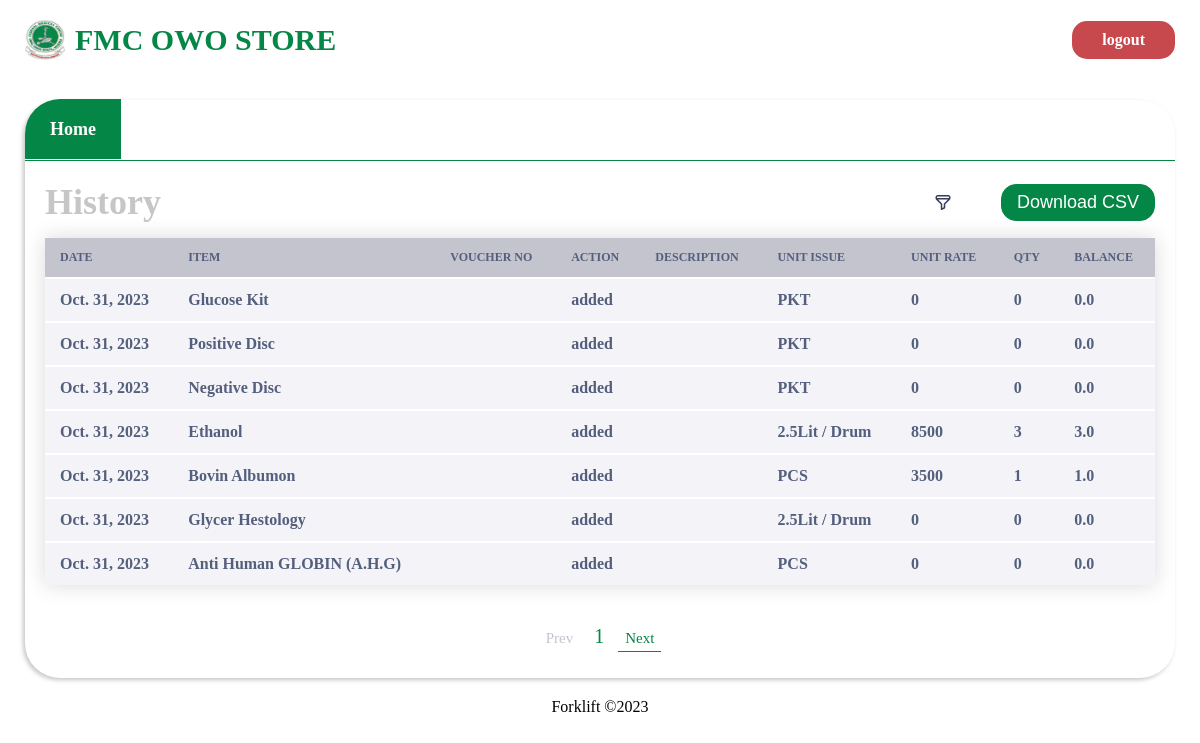
The page /history/ (signed in) on the database as committed earlier.
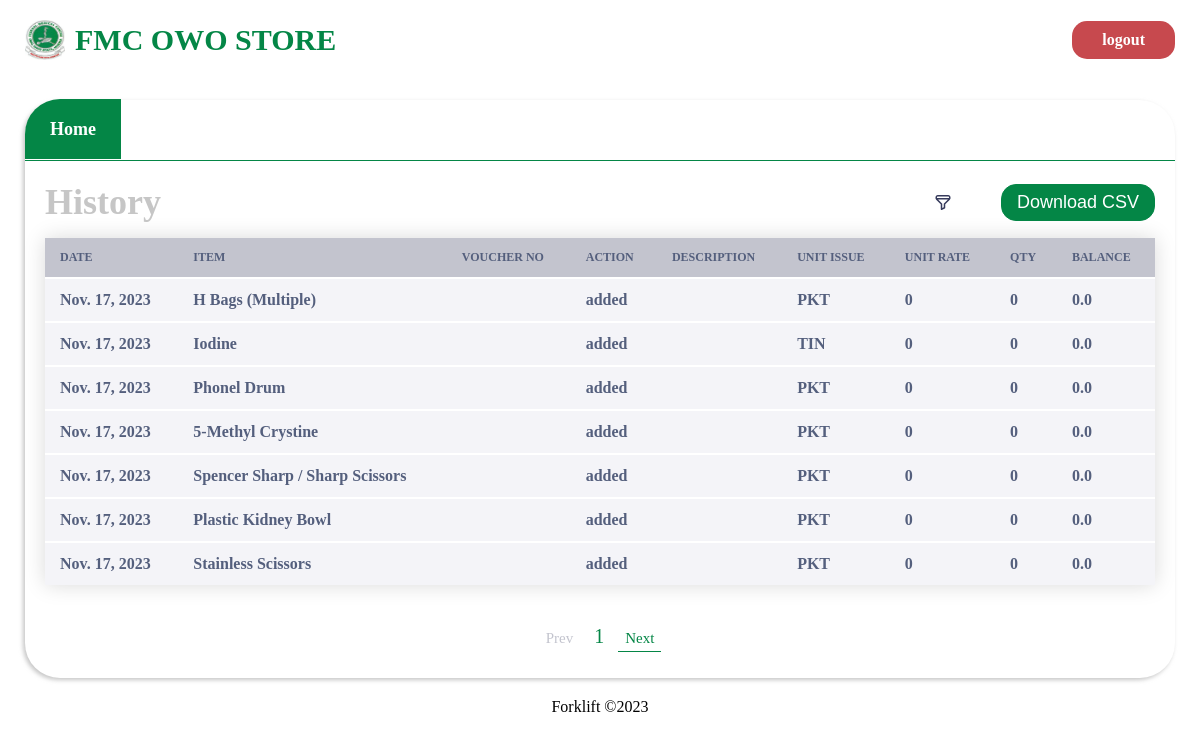
The same page on the database as committed later.
### store/models.py (models this page shows, shortened)
class History(models.Model):
    DEPT = (("MH", "microhistory"),
            ("HM", "heamhistory"),
            ("CH", "chemhistory"),
            ("HH", "histohistory")
            )
    item_id = models.CharField(max_length=500)
    date_created = models.DateTimeField(auto_now=True)
    dateCreated = models.DateField(auto_now=True)
    item_name = models.CharField(max_length=500)
    voucher_no = models.CharField(max_length=50, blank=True, null=True)
    description = models.CharField(max_length=500, null=True, blank=True)
    action = models.CharField(max_length=200, blank=True, null=True)
    amount = models.CharField(max_length=500)
    bal = models.CharField(max_length=500, null=True, blank=True)
    unit_issue = models.CharField(max_length=200, null=True, blank=True)
    unit_rate = models.CharField(max_length=200, null=True, blank=True)
    slug = models.SlugField(max_length=2000, null=True, blank=True)

### store/views.py (the view, shortened to what this page needs)
# urls.py: path('history/', views.history, name='dept_history'),
@login_required
def history(request, item=""):
    history = History.objects.all()
    item_name_input = request.GET.get('item_name')
    description = request.GET.get('description')
    issue_unit = request.GET.get('issue_unit')
    min_date_string = request.GET.get('min_date')
    max_date_string = request.GET.get('max_date')
    action = request.GET.get('action')
    if item != "":
        history = history.filter(slug=item)
    else:
        if is_valid(item_name_input):
            history = history.filter(item_name__icontains=item_name_input)
        if is_valid(description):
            history = history.filter(description__icontains=description)
        if is_valid(action) and action != "Choose...":
            history = history.filter(action__iexact=action)
        if is_valid(issue_unit):
            history = history.filter(unit_issue__iexact=issue_unit)
        if is_valid(min_date_string):
            specific_date = datetime.strptime(
                min_date_string, '%Y-%m-%d').date()
            print("min date", min_date_string)
            print("specific date", specific_date)
            history = history.filter(dateCreated__gte=specific_date)
        if is_valid(max_date_string):
            specific_date = datetime.strptime(
                max_date_string, '%Y-%m-%d').date()
            history = history.filter(dateCreated__lt=specific_date)
    history = history.order_by('-date_created')
    history = history.values()
    p = Paginator(history, 7)
    page_number = request.GET.get('page')
    try:
        page_obj = p.get_page(page_number)  # returns the desired page object
    except PageNotAnInteger73:
        page_obj = p.page(1)
    except EmptyPage:
        page_obj = p.page(p.num_pages)
    acts = ["issued", "received", "removed", "added"]
    context = {'page_obj': page_obj, "actions": acts}
    return render(request, 'history.html', context)

### store/views.py (called while the page is built)
def is_valid(param):
    return param != "" and param is not None

### templates/history.html (shortened to what this page needs)
{% load static %}
<!DOCTYPE html>
<html lang="en">
  <head>
    <link href="{% static './css/history.css' %}" rel="stylesheet" />
  </head>
  <body>
    <header>
      <a href="{% url 'store:index' %}" class="header_wrapper">
        <img src="{% static './assets/fmc_owo_logo.jpg' %}" alt="" />
        <h1>FMC OWO STORE</h1>
      </a>
      {% if user.is_authenticated %}
      <span class="logout"><a href="{% url 'store:logout' %}">logout</a></span>
      {% else %}
      <span class="login"><a href="{% url 'store:login' %}">login</a></span>
      {% endif %}
    </header>
    <main>
      <section class="hero">
        <div class="dept_nav">
          <a href="/"><span class="active1">Home</span></a>
        </div>
        <div class="card_wrapper">
          <div class="header_div">
            <h3>History</h3>
            <div class="wrapper">
              <img
                onclick="showFilterModal()"
                src="{% static './assets/filterIcon.svg' %}"
                alt=""
              />
              <form method="post" action="/history/">
                <button type="submit">Download CSV</button>
              </form>
            </div>
          </div>
          <div class="items_wrapper">
            <table>
              <thead>
                <tr>
                  <th>Date</th>
                  <th>Item</th>
                  <th>Voucher no</th>
                  <th>Action</th>
                  <th>Description</th>
                  <th>Unit issue</th>
                  <th>Unit Rate</th>
                  <th>QTY</th>
                  <th>Balance</th>
                </tr>
              </thead>
              <tbody>
                {% for hist in page_obj.object_list %}
                <tr>
                  <td>{{hist.dateCreated}}</td>
                  <td>{{hist.item_name}}</td>
                  <td>{{hist.voucher_no}}</td>
                  <td>{{hist.action}}</td>
                  <td>{{hist.description}}</td>
                  <td>{{hist.unit_issue}}</td>
                  <td>{{hist.unit_rate}}</td>
                  <td>{{hist.amount}}</td>
                  <td>{{hist.bal}}</td>
                </tr>
                {% endfor %}
              </tbody>
            </table>
            <center>
              {%if page_obj.has_previous %}
              <a class="active" href="?page={{page_obj.previous_page_number}}"
                >Prev</a
              >
              {% else %}
              <a>Prev</a>
              {% endif %}
              <span>{{page_obj.number}}</span>
              {%if page_obj.has_next %}
              <a class="active" href="?page={{page_obj.next_page_number}}"
                >Next</a
              >
              {% else %}
              <a>Next</a>
              {% endif %}
            </center>
          </div>
        </div>
      </section>
    </main>
    <footer>
      <span>Forklift &copy2023</span>
    </footer>
  </body>
</html>

Rows that differ between the two databases and show on the page:
no longer on this page (row unchanged): History: dateCreated "Oct. 31, 2023", item_name "Glucose Kit", action "added", unit_issue "PKT", unit_rate "0", amount "0", bal "0.0"
no longer on this page (row unchanged): History: dateCreated "Oct. 31, 2023", item_name "Positive Disc", action "added", unit_issue "PKT", unit_rate "0", amount "0", bal "0.0"
no longer on this page (row unchanged): History: dateCreated "Oct. 31, 2023", item_name "Negative Disc", action "added", unit_issue "PKT", unit_rate "0", amount "0", bal "0.0"
no longer on this page (row unchanged): History: dateCreated "Oct. 31, 2023", item_name "Ethanol", action "added", unit_issue "2.5Lit / Drum", unit_rate "8500", amount "3", bal "3.0"
no longer on this page (row unchanged): History: dateCreated "Oct. 31, 2023", item_name "Bovin Albumon", action "added", unit_issue "PCS", unit_rate "3500", amount "1", bal "1.0"
no longer on this page (row unchanged): History: dateCreated "Oct. 31, 2023", item_name "Glycer Hestology", action "added", unit_issue "2.5Lit / Drum", unit_rate "0", amount "0", bal "0.0"
no longer on this page (row unchanged): History: dateCreated "Oct. 31, 2023", item_name "Anti Human GLOBIN (A.H.G)", action "added", unit_issue "PCS", unit_rate "0", amount "0", bal "0.0"
added History: dateCreated "Nov. 17, 2023", item_name "H Bags (Multiple)", action "added", unit_issue "PKT", unit_rate "0", amount "0", bal "0.0"
added History: dateCreated "Nov. 17, 2023", item_name "Iodine", action "added", unit_issue "TIN", unit_rate "0", amount "0", bal "0.0"
added History: dateCreated "Nov. 17, 2023", item_name "Phonel Drum", action "added", unit_issue "PKT", unit_rate "0", amount "0", bal "0.0"
added History: dateCreated "Nov. 17, 2023", item_name "5-Methyl Crystine", action "added", unit_issue "PKT", unit_rate "0", amount "0", bal "0.0"
added History: dateCreated "Nov. 17, 2023", item_name "Spencer Sharp / Sharp Scissors", action "added", unit_issue "PKT", unit_rate "0", amount "0", bal "0.0"
added History: dateCreated "Nov. 17, 2023", item_name "Plastic Kidney Bowl", action "added", unit_issue "PKT", unit_rate "0", amount "0", bal "0.0"
added History: dateCreated "Nov. 17, 2023", item_name "Stainless Scissors", action "added", unit_issue "PKT", unit_rate "0", amount "0", bal "0.0"
